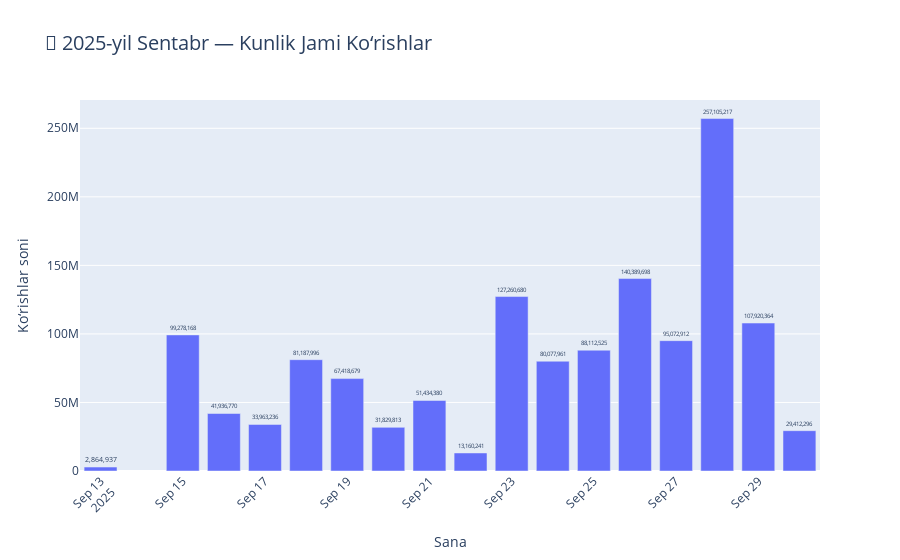
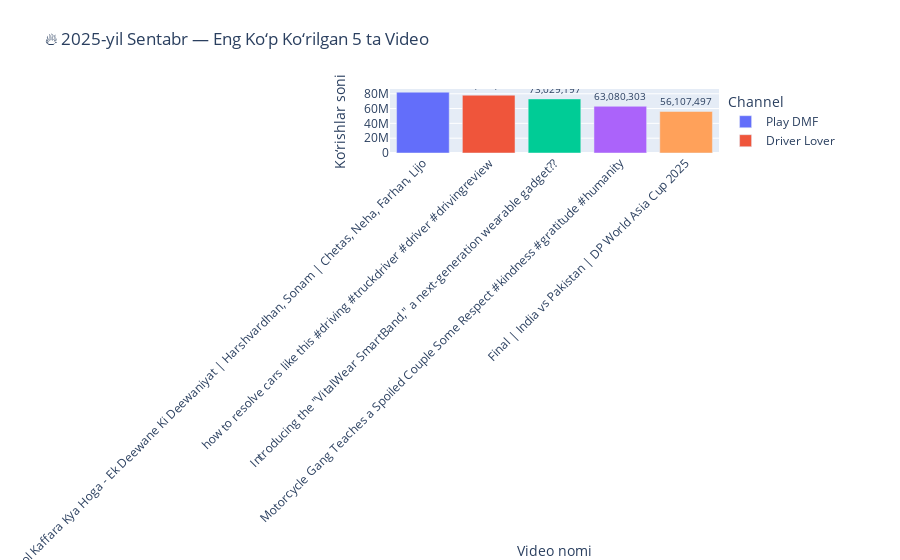

Notebook source saved alongside these figures, in order:
### Markdown cell above
# 2025-yil Sentabr oyi bo‘yicha YouTube tahlili

### Code cell
import pandas as pd
import plotly.express as px
from sqlalchemy import create_engine

# 🔗 SQL Server ulanish
engine = create_engine(
    "mssql+pyodbc://RASULBEK\\SQLEXPRESS/ProjectDB?driver=ODBC+Driver+17+for+SQL+Server&trusted_connection=yes"
)

# 🗓 2025-yil sentabr oyi bo‘yicha ko‘rishlar
query = """
SELECT 
    TRY_CAST([Published Date] AS DATE) AS PublishDate,
    [Video Title],
    [Channel],
    CAST([Views] AS BIGINT) AS Views
FROM ClusteringData
WHERE 
    TRY_CAST([Published Date] AS DATE) BETWEEN '2025-09-01' AND '2025-09-30'
    AND ISNUMERIC([Views]) = 1
"""

df_september = pd.read_sql(query, engine)

# 🔍 Ma'lumotni tekshirish
if df_september.empty:
    print("❌ 2025-yil sentabr oyi uchun video ma'lumot topilmadi.")
else:
    print(f"✅ {len(df_september)} ta video ma'lumot topildi.")
    
    # 📈 Har bir kun uchun jami ko‘rishlar
    daily_views = df_september.groupby('PublishDate', as_index=False)['Views'].sum()

    # --- 📊 Grafik 1: Kunlik ko‘rishlar dinamikasi ---
    fig1 = px.bar(
        daily_views,
        x='PublishDate',
        y='Views',
        text='Views',
        title='📆 2025-yil Sentabr — Kunlik Jami Ko‘rishlar',
    )
    fig1.update_traces(texttemplate='%{text:,}', textposition='outside')
    fig1.update_layout(
        xaxis_title='Sana',
        yaxis_title='Ko‘rishlar soni',
        xaxis_tickangle=-45,
        title_font_size=20,
        showlegend=False
    )
    fig1.show()

    # --- 🔝 Eng ko‘p ko‘rilgan 5 ta video ---
    top5_videos = df_september.nlargest(5, 'Views')

    fig2 = px.bar(
        top5_videos,
        x='Video Title',
        y='Views',
        color='Channel',
        text='Views',
        title='🔥 2025-yil Sentabr — Eng Ko‘p Ko‘rilgan 5 ta Video',
    )
    fig2.update_traces(texttemplate='%{text:,}', textposition='outside')
    fig2.update_layout(
        xaxis_title='Video nomi',
        yaxis_title='Ko‘rishlar soni',
        xaxis_tickangle=-45,
        showlegend=True
    )
    fig2.show()

### Figure 1 — Plotly figure (JSON) as saved in the notebook; plotly's stock layout.template omitted (floating-point values rounded to 4 significant figures)
{"data": [{"hovertemplate": "PublishDate=%{x}<br>Views=%{text}<extra></extra>", "legendgroup": "", "marker": {"color": "#636efa", "pattern": {"shape": ""}}, "name": "", "orientation": "v", "showlegend": false, "text": [2865000.0, 99280000.0, 41940000.0, 33960000.0, 81190000.0, 67420000.0, 31830000.0, 51430000.0, 13160000.0, 127300000.0, 80080000.0, 88110000.0, 140400000.0, 95070000.0, 257100000.0, 107900000.0, 29410000.0], "textposition": "outside", "texttemplate": "%{text:,}", "type": "bar", "x": ["2025-09-13", "2025-09-15", "2025-09-16", "2025-09-17", "2025-09-18", "2025-09-19", "2025-09-20", "2025-09-21", "2025-09-22", "2025-09-23", "2025-09-24", "2025-09-25", "2025-09-26", "2025-09-27", "2025-09-28", "2025-09-29", "2025-09-30"], "xaxis": "x", "y": [2864937, 99278168, 41936770, 33963236, 81187996, 67418679, 31829813, 51434380, 13160241, 127260680, 80077961, 88112525, 140389698, 95072912, 257105217, 107920364, 29412296], "yaxis": "y"}], "layout": {"barmode": "relative", "legend": {"tracegroupgap": 0}, "showlegend": false, "title": {"font": {"size": 20}, "text": "📆 2025-yil Sentabr — Kunlik Jami Ko‘rishlar"}, "xaxis": {"anchor": "y", "domain": [0, 1], "tickangle": -45, "title": {"text": "Sana"}}, "yaxis": {"anchor": "x", "domain": [0, 1], "title": {"text": "Ko‘rishlar soni"}}}}

### Figure 2 — Plotly figure (JSON) as saved in the notebook; plotly's stock layout.template omitted (floating-point values rounded to 4 significant figures)
{"data": [{"hovertemplate": "Channel=Play DMF<br>Video Title=%{x}<br>Views=%{text}<extra></extra>", "legendgroup": "Play DMF", "marker": {"color": "#636efa", "pattern": {"shape": ""}}, "name": "Play DMF", "orientation": "v", "showlegend": true, "text": [82090000.0], "textposition": "outside", "texttemplate": "%{text:,}", "type": "bar", "x": ["Bol Kaffara Kya Hoga - Ek Deewane Ki Deewaniyat | Harshvardhan, Sonam | Chetas, Neha, Farhan, Lijo"], "xaxis": "x", "y": [82092216], "yaxis": "y"}, {"hovertemplate": "Channel=Driver Lover<br>Video Title=%{x}<br>Views=%{text}<extra></extra>", "legendgroup": "Driver Lover", "marker": {"color": "#EF553B", "pattern": {"shape": ""}}, "name": "Driver Lover", "orientation": "v", "showlegend": true, "text": [78050000.0], "textposition": "outside", "texttemplate": "%{text:,}", "type": "bar", "x": ["how to resolve cars like this #driving #truckdriver #driver #drivingreview"], "xaxis": "x", "y": [78045038], "yaxis": "y"}, {"hovertemplate": "Channel=Aniikash<br>Video Title=%{x}<br>Views=%{text}<extra></extra>", "legendgroup": "Aniikash", "marker": {"color": "#00cc96", "pattern": {"shape": ""}}, "name": "Aniikash", "orientation": "v", "showlegend": true, "text": [73030000.0], "textposition": "outside", "texttemplate": "%{text:,}", "type": "bar", "x": ["Introducing the \"VitalWear SmartBand,\" a next-generation wearable gadget??"], "xaxis": "x", "y": [73029197], "yaxis": "y"}, {"hovertemplate": "Channel=Street Zorro<br>Video Title=%{x}<br>Views=%{text}<extra></extra>", "legendgroup": "Street Zorro", "marker": {"color": "#ab63fa", "pattern": {"shape": ""}}, "name": "Street Zorro", "orientation": "v", "showlegend": true, "text": [63080000.0], "textposition": "outside", "texttemplate": "%{text:,}", "type": "bar", "x": ["Motorcycle Gang Teaches a Spoiled Couple Some Respect #kindness #gratitude #humanity"], "xaxis": "x", "y": [63080303], "yaxis": "y"}, {"hovertemplate": "Channel=Asian Cricket Council<br>Video Title=%{x}<br>Views=%{text}<extra></extra>", "legendgroup": "Asian Cricket Council", "marker": {"color": "#FFA15A", "pattern": {"shape": ""}}, "name": "Asian Cricket Council", "orientation": "v", "showlegend": true, "text": [56110000.0], "textposition": "outside", "texttemplate": "%{text:,}", "type": "bar", "x": ["Final | India vs Pakistan | DP World Asia Cup 2025"], "xaxis": "x", "y": [56107497], "yaxis": "y"}], "layout": {"barmode": "relative", "legend": {"title": {"text": "Channel"}, "tracegroupgap": 0}, "showlegend": true, "title": {"text": "🔥 2025-yil Sentabr — Eng Ko‘p Ko‘rilgan 5 ta Video"}, "xaxis": {"anchor": "y", "domain": [0, 1], "tickangle": -45, "title": {"text": "Video nomi"}}, "yaxis": {"anchor": "x", "domain": [0, 1], "title": {"text": "Ko‘rishlar soni"}}}}
